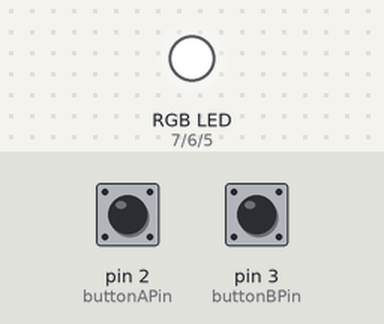
Bench run of a sketch on a simulated Arduino Uno, built with avr-gcc and run on an emulated ATmega328P. On the bench: an RGB LED mixed from three pins (HIGH = lit). The test bench sets the inputs (shaded band); at power-on: pin 2 (buttonAPin) HIGH, pin 3 (buttonBPin) HIGH. Dim RGB values are drawn brighter than linear; random numbers use the default seed unless the sketch sets one.

Above: at 1.2 s.
1.3 s: pin 2 (buttonAPin) pulled LOW for 0.15 s
At 1.37 s:
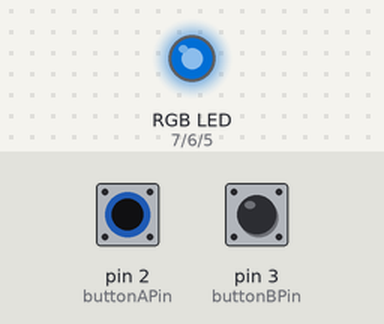
At 1.82 s:
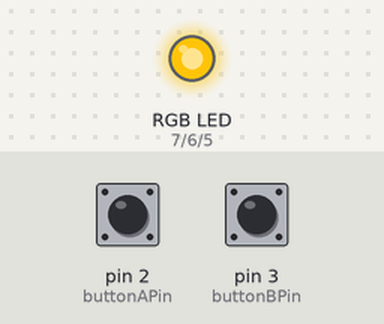
4.3 s: pin 3 (buttonBPin) pulled LOW for 0.15 s
5.9 s: pin 2 (buttonAPin) pulled LOW for 1 s
At 6.27 s:
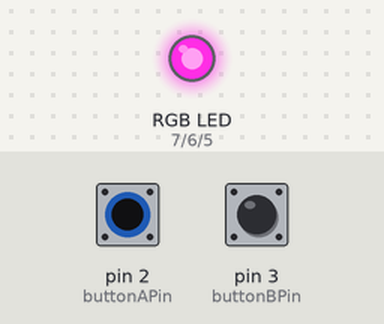
8.9 s: pin 3 (buttonBPin) pulled LOW for 1 s
11.4 s: pin 2 (buttonAPin) pulled LOW for 0.15 s
At 11.47 s:
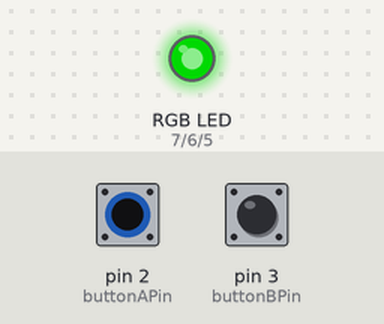
14.5 s: pin 3 (buttonBPin) pulled LOW for 3.2 s
Timing chart, 0 to 17.5 s (numbered marks = the images above; inputs shaded):
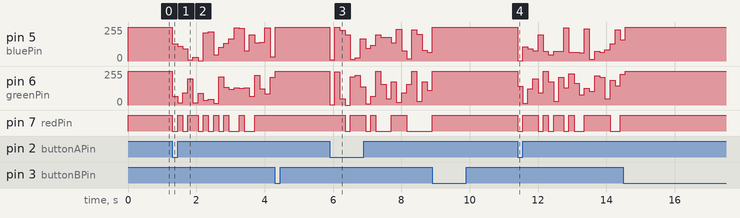

Measured:
- after the input at 5.9 s, pin 5 (bluePin): 255/255 → 8/255 at once, → 252/255 0.15 s later, → 229/255 0.15 s later, → 196/255 0.15 s later, … (20 changes in this stretch); pin 6 (greenPin): 255/255 → 2/255 at once, → 249/255 0.15 s later, → 46/255 0.15 s later, → 0/255 0.15 s later, … (20 changes in this stretch)

The sketch:

lucaRGB.ino
```cpp
int redPin = 7;
int greenPin = 6;
int bluePin = 5;
int buttonAPin = 2;
int buttonBPin = 3;
int pauza = 150;
bool stareLampa = false;
void setup() {
  pinMode(redPin, OUTPUT);
  pinMode(greenPin, OUTPUT);
  pinMode(bluePin, OUTPUT);
  pinMode(buttonAPin, INPUT_PULLUP);
  pinMode(buttonBPin, INPUT_PULLUP);
  randomSeed(analogRead(A0));
}
void loop() {
  if (digitalRead(buttonAPin) == LOW) {
    stareLampa = true;
  }
  if (digitalRead(buttonBPin) == LOW) {
    stareLampa = false;
  }
  if (stareLampa == true) {
    int randValue = random(0, 256);
    analogWrite(redPin, randValue);
    randValue = random(0, 256);
    analogWrite(greenPin, randValue);
    randValue = random(0, 256);
    analogWrite(bluePin, randValue);
    delay(pauza);
  }
  else {
    digitalWrite(redPin, HIGH);
    digitalWrite(greenPin, HIGH);
    digitalWrite(bluePin, HIGH);

  }
}
```
